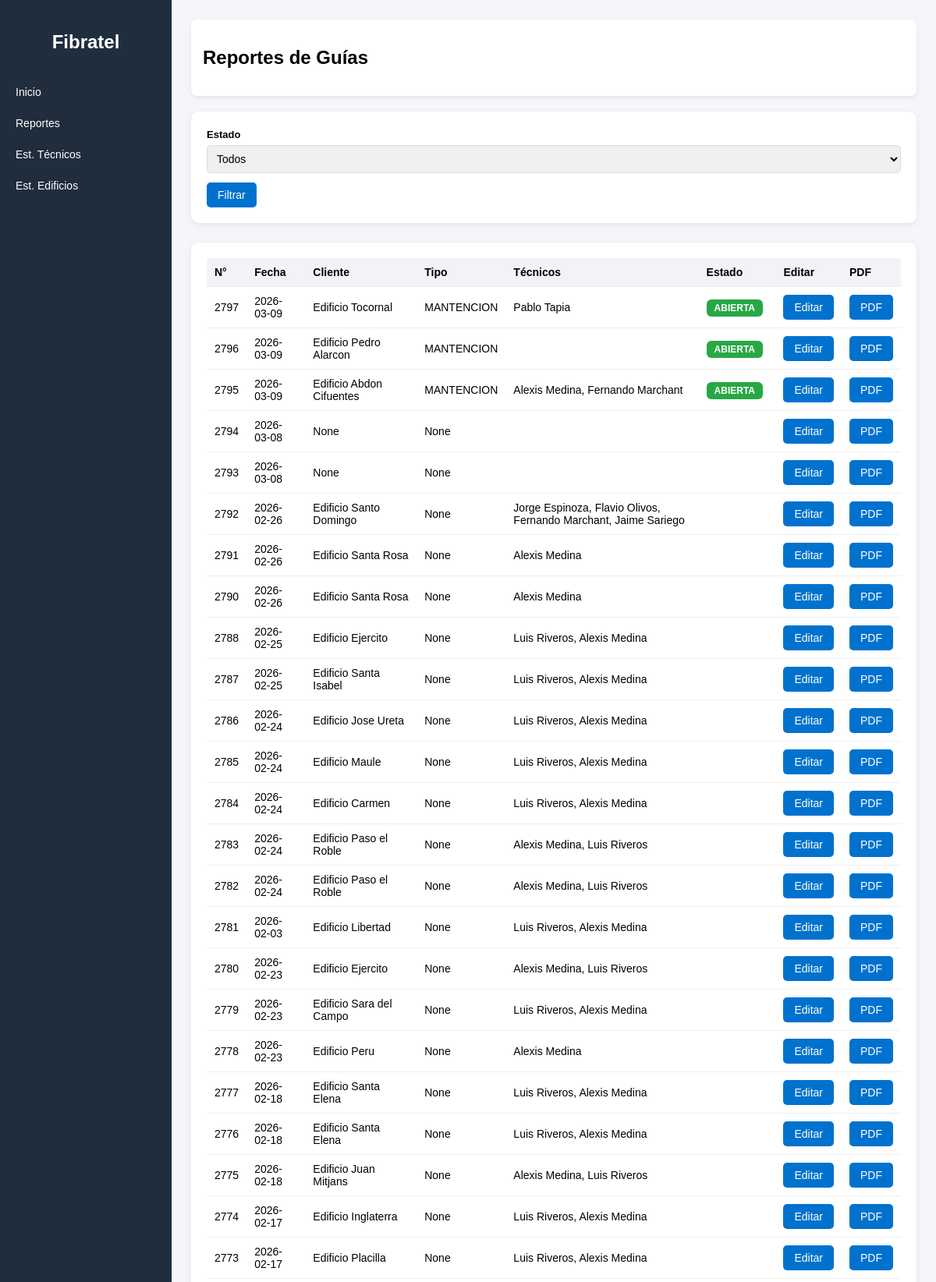
Page /reportes (upper part) on the committed database.
### tables this page shows
CREATE TABLE guias (
            id INTEGER PRIMARY KEY AUTOINCREMENT,
            numero_guia INTEGER UNIQUE,
            fecha TEXT,
            cliente_id INTEGER,
            tecnicos TEXT,
            tecnico_firma TEXT,
            descripcion TEXT,
            estado TEXT,
            observaciones TEXT
        , tipo_trabajo TEXT, token_revision TEXT);

CREATE TABLE clientes (
            id INTEGER PRIMARY KEY AUTOINCREMENT,
            nombre TEXT UNIQUE,
            direccion TEXT,
            property TEXT
        );

### app.py (the view)
@app.route("/reportes")
def reportes():
    estado = request.args.get("estado")
    conn = get_db()
    query = """
        SELECT g.*, c.nombre as cliente
        FROM guias g
        LEFT JOIN clientes c ON g.cliente_id = c.id
        WHERE 1=1
    """
    params = []
    if estado:
        query += " AND g.estado = ?"
        params.append(estado)
    query += " ORDER BY g.numero_guia DESC"
    guias = conn.execute(query, params).fetchall()
    conn.close()
    return render_template("reportes.html", guias=guias)

### app.py (called while the page is built)
def get_db():
    conn = sqlite3.connect(DATABASE)
    conn.row_factory = sqlite3.Row
    return conn

### templates/reportes.html (shortened to what this page needs)
<!DOCTYPE html>
<html>
<head>
<link rel="stylesheet" href="/static/style.css">
</head>
<body>
<div class="layout">
<div class="sidebar">
<h2>Fibratel</h2>
<a href="/">Inicio</a>
<a href="/reportes">Reportes</a>
<a href="/estadisticas">Est. Técnicos</a>
<a href="/estadisticas_edificio">Est. Edificios</a>
</div>
<div class="main">
<div class="header">
<h2>Reportes de Guías</h2>
</div>
<div class="form-box">
<form method="GET">
<label>Estado</label>
<select name="estado">
<option value="">Todos</option>
</select>
<button type="submit">Filtrar</button>
</form>
</div>
<div class="form-box">
<table>
<tr>
<th>N°</th>
<th>Fecha</th>
<th>Cliente</th>
<th>Tipo</th>
<th>Técnicos</th>
<th>Estado</th>
<th>Editar</th>
<th>PDF</th>
</tr>
{% for g in guias %}
<tr>
<td>{{ g.numero_guia }}</td>
<td>{{ g.fecha }}</td>
<td>{{ g.cliente }}</td>
<td>{{ g.tipo_trabajo }}</td>
<td>{{ g.tecnicos }}</td>
<td>
{% if g.estado == "ABIERTA" %}
<span class="estado abierta">ABIERTA</span>
{% elif g.estado == "CERRADA" %}
<span class="estado cerrada">CERRADA</span>
{% else %}
<span class="estado">{{ g.estado }}</span>
{% endif %}
</td>
<td>
{% if g.estado != "CERRADA" %}
<a href="/?editar={{ g.id }}">
<button type="button">Editar</button>
</a>
{% else %}
—
{% endif %}
</td>
<td>
<a href="/pdf/{{ g.id }}" target="_blank">
<button type="button">PDF</button>
</a>
</td>
</tr>
{% endfor %}
</table>
</div>
</div>
</div>
</body>
</html>

### static/style.css (style rules this page uses)
body { margin:0; font-family:Arial, sans-serif; background:#f4f6f9; }
.layout { display:flex; }
.sidebar { width:220px; background:#1f2d3d; color:white; min-height:100vh; padding-top:20px; }
.sidebar h2 { text-align:center; margin-bottom:30px; }
.sidebar a { display:block; color:white; text-decoration:none; padding:12px 20px; font-size:14px; }
.main { flex:1; padding:25px; }
.header { background:white; padding:15px; margin-bottom:20px; border-radius:8px; box-shadow:0 2px 6px rgba(0,0,0,0.08); }
.form-box { background:white; padding:20px; border-radius:10px; box-shadow:0 2px 8px rgba(0,0,0,0.08); margin-bottom:25px; }
label { font-size:13px; font-weight:bold; }
input,select,textarea { padding:8px; margin-top:5px; margin-bottom:12px; width:100%; border:1px solid #ddd; border-radius:5px; font-size:14px; }
button { background:#0072CE; color:white; border:none; padding:8px 14px; border-radius:5px; cursor:pointer; font-size:14px; }
table { width:100%; border-collapse:collapse; }
th,td { padding:10px; border-bottom:1px solid #eee; text-align:left; font-size:14px; }
th { background:#f1f3f6; }
.estado { padding:4px 10px; border-radius:6px; font-size:12px; font-weight:bold; color:white; }
.abierta { background:#28a745; }

### rows in the picture
guias: numero_guia "2797", fecha "2026-03-09", cliente "Edificio Tocornal", tipo_trabajo "MANTENCION", tecnicos "Pablo Tapia", estado "ABIERTA"
guias: numero_guia "2796", fecha "2026-03-09", cliente "Edificio Pedro Alarcon", tipo_trabajo "MANTENCION", estado "ABIERTA"
guias: numero_guia "2795", fecha "2026-03-09", cliente "Edificio Abdon Cifuentes", tipo_trabajo "MANTENCION", tecnicos "Alexis Medina, Fernando Marchant", estado "ABIERTA"
guias: numero_guia "2794", fecha "2026-03-08", cliente "None", tipo_trabajo "None"
guias: numero_guia "2793", fecha "2026-03-08", cliente "None", tipo_trabajo "None"
guias: numero_guia "2792", fecha "2026-02-26", cliente "Edificio Santo Domingo", tipo_trabajo "None", tecnicos "Jorge Espinoza, Flavio Olivos, Fernando Marchant, Jaime Sariego"
guias: numero_guia "2791", fecha "2026-02-26", cliente "Edificio Santa Rosa", tipo_trabajo "None", tecnicos "Alexis Medina"
guias: numero_guia "2790", fecha "2026-02-26", cliente "Edificio Santa Rosa", tipo_trabajo "None", tecnicos "Alexis Medina"
guias: numero_guia "2788", fecha "2026-02-25", cliente "Edificio Ejercito", tipo_trabajo "None", tecnicos "Luis Riveros, Alexis Medina"
guias: numero_guia "2787", fecha "2026-02-25", cliente "Edificio Santa Isabel", tipo_trabajo "None", tecnicos "Luis Riveros, Alexis Medina"
guias: numero_guia "2786", fecha "2026-02-24", cliente "Edificio Jose Ureta", tipo_trabajo "None", tecnicos "Luis Riveros, Alexis Medina"
guias: numero_guia "2785", fecha "2026-02-24", cliente "Edificio Maule", tipo_trabajo "None", tecnicos "Luis Riveros, Alexis Medina"
guias: numero_guia "2784", fecha "2026-02-24", cliente "Edificio Carmen", tipo_trabajo "None", tecnicos "Luis Riveros, Alexis Medina"
guias: numero_guia "2783", fecha "2026-02-24", cliente "Edificio Paso el Roble", tipo_trabajo "None", tecnicos "Alexis Medina, Luis Riveros"
guias: numero_guia "2782", fecha "2026-02-24", cliente "Edificio Paso el Roble", tipo_trabajo "None", tecnicos "Alexis Medina, Luis Riveros"
guias: numero_guia "2781", fecha "2026-02-03", cliente "Edificio Libertad", tipo_trabajo "None", tecnicos "Luis Riveros, Alexis Medina"
guias: numero_guia "2780", fecha "2026-02-23", cliente "Edificio Ejercito", tipo_trabajo "None", tecnicos "Alexis Medina, Luis Riveros"
guias: numero_guia "2779", fecha "2026-02-23", cliente "Edificio Sara del Campo", tipo_trabajo "None", tecnicos "Luis Riveros, Alexis Medina"
guias: numero_guia "2778", fecha "2026-02-23", cliente "Edificio Peru", tipo_trabajo "None", tecnicos "Alexis Medina"
guias: numero_guia "2777", fecha "2026-02-18", cliente "Edificio Santa Elena", tipo_trabajo "None", tecnicos "Luis Riveros, Alexis Medina"
guias: numero_guia "2776", fecha "2026-02-18", cliente "Edificio Santa Elena", tipo_trabajo "None", tecnicos "Luis Riveros, Alexis Medina"
guias: numero_guia "2775", fecha "2026-02-18", cliente "Edificio Juan Mitjans", tipo_trabajo "None", tecnicos "Alexis Medina, Luis Riveros"
guias: numero_guia "2774", fecha "2026-02-17", cliente "Edificio Inglaterra", tipo_trabajo "None", tecnicos "Luis Riveros, Alexis Medina"
guias: numero_guia "2773", fecha "2026-02-17", cliente "Edificio Placilla", tipo_trabajo "None", tecnicos "Luis Riveros, Alexis Medina"
